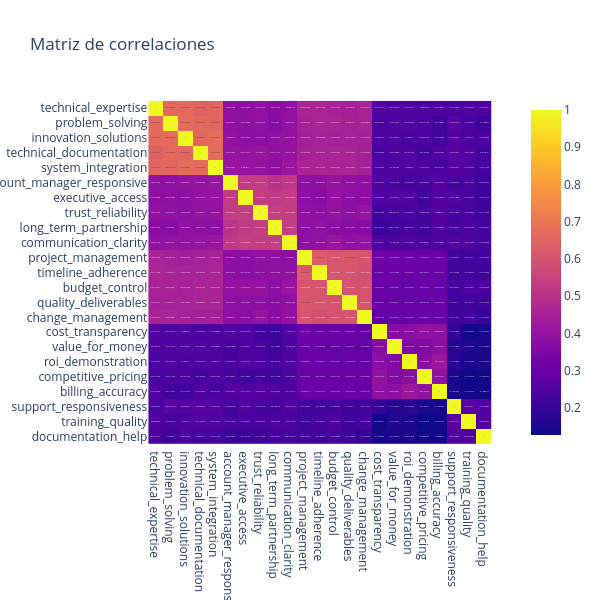

The notebook cell saved with this chart:
### Markdown cell above
The top five variables show the strongest satisfaction levels, mainly associated with 
**technical expertise, innovation solutions, and problem-solving**, suggesting consistent 
strengths in technical performance.  

In contrast, the bottom five items (including **cost transparency** and **value for money** )
highlight opportunities to improve customer perception regarding pricing and financial fairness.

### Code cell
# This cell calculates and visualizes the correlation matrix between variables to identify relationships and potential factor groupings for the analysis.

corr = data.corr()

fig_corr = px.imshow(corr, text_auto=True, title='Matriz de correlaciones')
fig_corr.update_layout(width=600, height=600)
fig_corr.show()

### Figure 1 — Plotly figure (JSON) as saved in the notebook; plotly's stock layout.template omitted (floating-point values rounded to 4 significant figures; data arrays with more than 128 entries replaced by an {"elided": "..."} marker saying what was removed)
{"data": [{"coloraxis": "coloraxis", "hovertemplate": "x: %{x}<br>y: %{y}<br>color: %{z}<extra></extra>", "name": "0", "texttemplate": "%{z}", "type": "heatmap", "x": ["technical_expertise", "problem_solving", "innovation_solutions", "technical_documentation", "system_integration", "account_manager_responsive", "executive_access", "trust_reliability", "long_term_partnership", "communication_clarity", "project_management", "timeline_adherence", "budget_control", "quality_deliverables", "change_management", "cost_transparency", "value_for_money", "roi_demonstration", "competitive_pricing", "billing_accuracy", "support_responsiveness", "training_quality", "documentation_help"], "xaxis": "x", "y": ["technical_expertise", "problem_solving", "innovation_solutions", "technical_documentation", "system_integration", "account_manager_responsive", "executive_access", "trust_reliability", "long_term_partnership", "communication_clarity", "project_management", "timeline_adherence", "budget_control", "quality_deliverables", "change_management", "cost_transparency", "value_for_money", "roi_demonstration", "competitive_pricing", "billing_accuracy", "support_responsiveness", "training_quality", "documentation_help"], "yaxis": "y", "z": {"elided": "23x23 float values"}}], "layout": {"coloraxis": {"colorscale": [[0, "#0d0887"], [0.1111, "#46039f"], [0.2222, "#7201a8"], [0.3333, "#9c179e"], [0.4444, "#bd3786"], [0.5556, "#d8576b"], [0.6667, "#ed7953"], [0.7778, "#fb9f3a"], [0.8889, "#fdca26"], [1, "#f0f921"]]}, "height": 600, "title": {"text": "Matriz de correlaciones"}, "width": 600, "xaxis": {"anchor": "y", "constrain": "domain", "domain": [0, 1], "scaleanchor": "y"}, "yaxis": {"anchor": "x", "autorange": "reversed", "constrain": "domain", "domain": [0, 1]}}}
